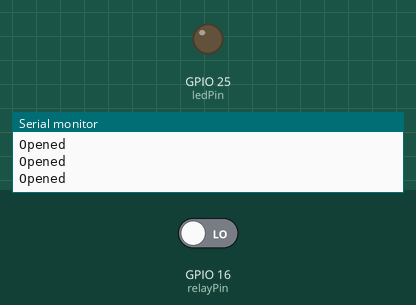
Bench run of a sketch on a simulated ESP32. Shown: output pins drawn as LEDs (lit = HIGH), the last lines printed to the serial monitor. The inputs (shaded band) are chosen by the test bench; at power-on: GPIO 16 (relayPin) LOW.

Above: at 1.2 s.
1.3 s: GPIO 16 (relayPin) driven HIGH
At 1.6 s:
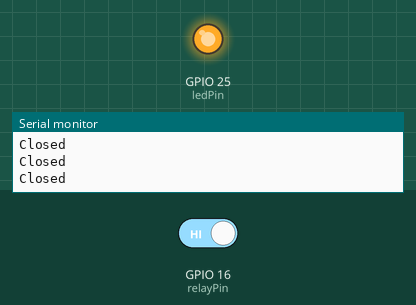
2.8 s: GPIO 16 (relayPin) driven LOW
At 3.9 s:
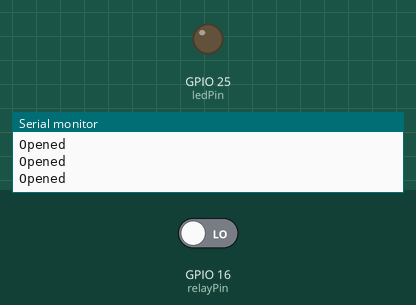
Timing chart, 0 to 5.8 s (numbered marks = the images above; inputs shaded):
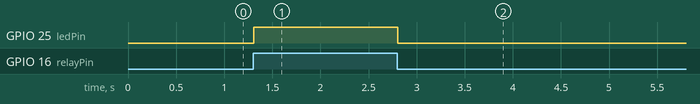

Measured:
- after the input at 1.3 s, GPIO 25 (ledPin): LOW → HIGH at once
- after the input at 2.8 s, GPIO 25 (ledPin): HIGH → LOW at once

The sketch:

relay_monitor.ino
```cpp
/*
 * Arduino Relay Serial Communication
 *
 * Author:  Brian Teachman
 * Date:    02/03/2023
 */

//-----------------------------------------------------------

unsigned long previous_time = 0; // used for calculating run time

//-----------------------------------------------------------

const unsigned int relayPin = 16;
const unsigned int limitSwitch = 17;
const unsigned int ledPin = 25;

//-----------------------------------------------------------

void setup() {
  pinMode(relayPin, INPUT_PULLDOWN);
  pinMode(ledPin, OUTPUT);
  Serial.begin(115200);
}

void loop() {

  // setup timer
  unsigned long this_time = millis();
  unsigned long running_time = this_time - previous_time;

  //--------------------------------------------------------

  String message = "";

  if ( digitalRead(relayPin) == HIGH ) {
    message = "Closed";
    digitalWrite(ledPin, HIGH);
  } else {
    message = "Opened";
    digitalWrite(ledPin, LOW);
  }
  Serial.println(message); // Send serial com to controller
  delay(10); // Small delay for stability

}
```
